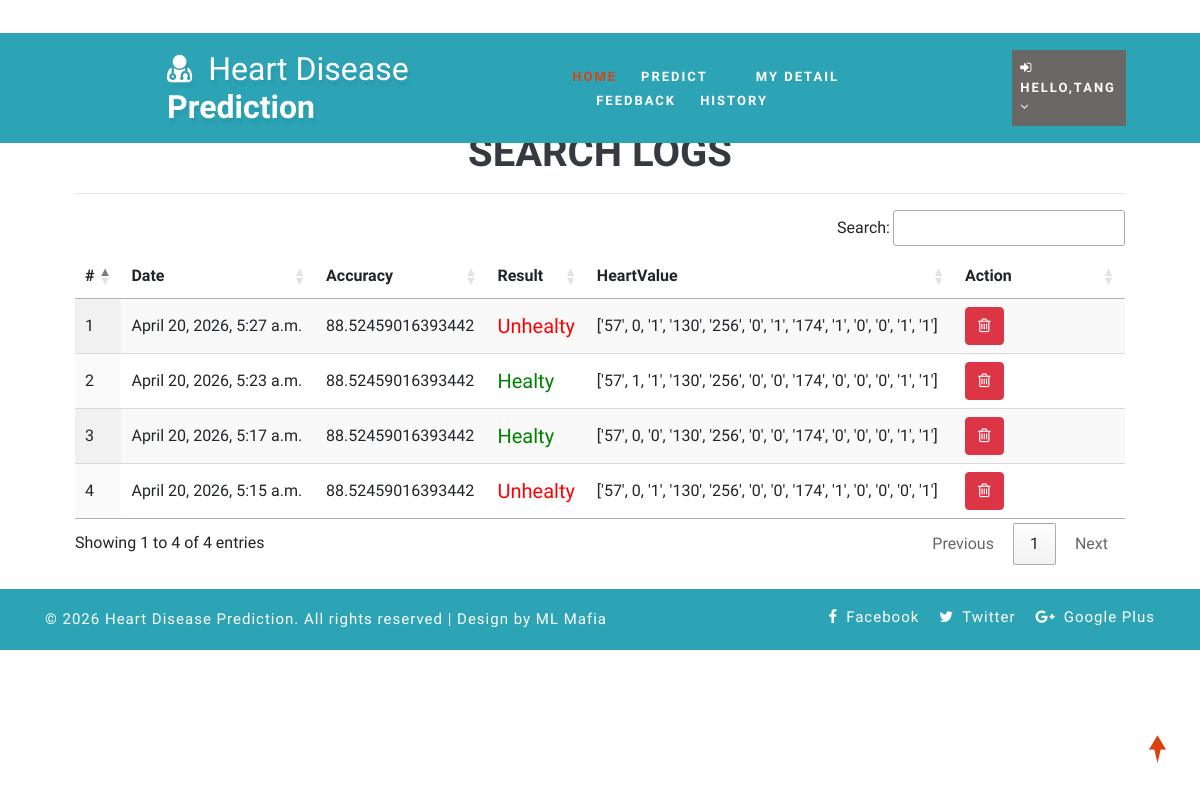
Screenshot of /view_search_pat (signed in) with the database file from the repository.
### health/models.py (models this page shows, shortened)
class Search_Data(models.Model):
    patient = models.ForeignKey(Patient, on_delete=models.CASCADE, null=True)
    prediction_accuracy = models.CharField(max_length=100,null=True,blank=True)
    result = models.CharField(max_length=100,null=True,blank=True)
    values_list = models.CharField(max_length=100,null=True,blank=True)
    created = models.DateTimeField(auto_now=True,null=True)

### health/views.py (the view)
# urls.py: path('view_search_pat', view_search_pat,name="view_search_pat"),
@login_required(login_url="login")
def view_search_pat(request):
    user = request.user
    if Doctor.objects.filter(user=user).exists():
        doc  = Doctor.objects.get(user=user)
        data = Search_Data.objects.filter(
            patient__address__icontains=doc.address
        ).order_by('-id')
    elif Patient.objects.filter(user=user).exists():
        pat  = Patient.objects.get(user=user)
        data = Search_Data.objects.filter(patient=pat).order_by('-id')
    else:
        data = Search_Data.objects.all().order_by('-id')
    return render(request, 'view_search_pat.html', {'data': data})

### health/templates/view_search_pat.html
{% extends 'index.html' %}
{% load static %}
{% block body %}
<div class="container-fluid" style="width:90%;margin-top:8%">
                    <div class="container-fluid">
                        <h1 align="center" class="w3ls-title text-uppercase text-dark font-weight-bold">Search Logs</h1>
                         </div><hr>
                                <table id="example" class="display" style="width:100%">
                                  <thead>
                                    <tr>
                                      <th>#</th>
                                      {% if request.user.patient_set.all.0 %}
                                      <th>Date</th>
                                      {% else %}
                                      <th>Patient Name</th>
                                      {% endif %}
                                      <th>Accuracy</th>
                                      <th>Result</th>
                                      <th>HeartValue</th>
                                      <th>Action</th>
                                  </tr>
                              </thead>
                              <tbody>
                              {% for i in data %}
                                <tr>
                                  <td>{{forloop.counter}}</td>
                                  {% if request.user.patient_set.all.0 %}
                                    <td>{{i.created}}</td>
                                  {% else %}
                                  <td>{{i.patient.user.first_name}} {{i.patient.user.last_name}}</td>
                                  {% endif %}
                                    <td>{{i.prediction_accuracy}}</td>
                                    <td>{% if i.result == "0" %}
                                      <h5 style="color:green">Healty</h5>
                                      {% else %}
                                      <h5 style="color:red">Unhealty</h5>
                                  {% endif %}
                                  </td>
                                  <td>{{i.values_list}}</td>
                                  <td style="width:150px">
                                      <a href="/delete_searched/{{i.id}}" ><button class="btn btn-danger" onclick="return confirm('Are you sure?')"><i class="fa fa-trash-o"></i></button></a></td>
                              </tr>
                              {% endfor %}
                          </tbody>
                      </table>
                  </div>
{% endblock %}

### health/templates/index.html (shortened to what this page needs)
<!DOCTYPE html>
{% load static %}
<html lang="zxx">
<head>
	<link rel="stylesheet" href="{% static 'css/bootstrap.css' %}">
	<link href="{% static 'css/css_slider.css' %}" type="text/css" rel="stylesheet" media="all">
	<link rel="stylesheet" href="{% static 'css/style.css' %}" type="text/css" media="all" />
	<link href="{% static 'css/font-awesome.min.css' %}" rel="stylesheet">
<link rel='stylesheet' type='text/css' href="https://cdn.datatables.net/1.10.21/css/jquery.dataTables.min.css">
<link rel='stylesheet' type='text/css' href="https://cdn.datatables.net/buttons/1.6.2/css/buttons.dataTables.min.css">
</head>
<body>
	<div id="home" style="margin-bottom:2%">
		<header>
			<div class="top-bar py-3">
				<div class="container">
					<div class="row">
						<div class="col-xl-7 col-lg-6 col-md-4 top-social-agile text-md-right text-center mt-md-0 mt-2">
							<div class="row">
								<div class="col-xl-3 col-lg-4 col-6 top-w3layouts p-md-0 text-right">
								</div>
								<div class="col-xl-3 col-lg-4 col-6 header-w3layouts text-md-right text-left">
								</div>
							</div>
						</div>
					</div>
				</div>
			</div>
		</header>
		<div class="main-top" style="background:rgb(44, 164, 182)">
			<div class="container-fluid">
				<div class="header d-md-flex justify-content-between align-items-center py-3">
					<div id="logo" style="margin-left:13%">
						<h1>
							<a href="index.html">
								<span class="fa fa-user-md mr-2"></span>
								<span class="logo-sp">Heart Disease</span> Prediction
							</a>
						</h1>
					</div>
					{% if request.user.is_staff %}
					<div class="nav_w3ls" style="margin-right:4%">
						<nav>
							<label for="drop1" class="toggle">Menu</label>
							<input type="checkbox" id="drop1" />
							<ul class="menu" style="padding:15px;width:100%">
								<li class="mx-lg-4 mx-md-3 my-md-0 my-2"><a href="{% url 'admin_home' %}" >Home</a></li>
								<li>
									<label for="drop-2" class="toggle toogle-2"> <span class="fa fa-angle-down" aria-hidden="true"></span>
									</label>
									<a href="#"> Doctor <span class="fa fa-angle-down" aria-hidden="true"></span></a>
									<ul style="margin-top:2%;width:40%;margin-right:0%">
										<li style="width:100%;"><a href="/add_doctor" class="drop-text">Add Doctor</a></li>
										<li style="width:100%;"><a href="/view_doctor" class="drop-text">View Doctor</a></li>
									</ul>
								</li>
								<li class="mx-lg-4 mx-md-3 my-md-0 my-2"><a href="/view_patient">Patient</a></li>
								<li class="mx-lg-4 mx-md-3 my-md-0 my-2">
									<a href="/view_search_pat">Searched Data</a></li>
								<li><a href="/view_feedback">Feedback</a></li>
							</ul>
						</nav>
					</div>
					<div class="nav_w3ls" style="margin-right:3%">
						<nav>
							<label for="drop2" class="toggle">Menu</label>
							<input type="checkbox" id="drop2" />
							<ul class="menu">
								<li class="mx-lg-4 mx-md-3 my-md-0 my-2" style="background:red;padding:8px">
									<label for="drop-2" class="toggle toogle-2"> <span class="fa fa-angle-down" aria-hidden="true"></span>
									</label>
									<a href="#"><i class="fa fa-user"></i> {{request.user.username}} <span class="fa fa-angle-down" aria-hidden="true"></span></a>
									<ul style="margin-top:10%;width:80%;margin-right:5%">
										<li style="width:100%;"><a href="{% url 'change_password' %}" class="drop-text">Password</a></li>
										<li style="width:100%;"><a href="{% url 'logout' %}" class="drop-text">Logout</a></li>
									</ul>
								</li>
							</ul>
						</nav>
					</div>
					{% elif request.user.patient_set.all.0 %}
					<div class="nav_w3ls" style="margin-left:5%;font-weight:bold">
						<nav>
							<ul class="menu" style="padding:15px;width:100%">
								<li><a href="{% url 'patient_home' %}" class="active">Home</a></li>
								<li class="mx-lg-4 mx-md-3 my-md-0 my-2"><a href="/add_heartdetail">Predict</a></li>
								<li class="mx-lg-4 mx-md-3 my-md-0 my-2"><a href="/profile_doctor">My Detail</a></li>
								<li class="mx-lg-4 mx-md-3 my-md-0 my-2"><a href="/sent_feedback">Feedback</a></li>
								<li><a href="/view_search_pat">History</a></li>
							</ul>
						</nav>
					</div>
					<div class="nav_w3ls" style="margin-right:3%">
						<nav>
							<ul class="menu">
								<li class="mx-lg-4 mx-md-3 my-md-0 my-2" style="background:#6a6767;padding:8px">
									<a href="#"><i class="fa fa-sign-in"></i> Hello,{{request.user.username}} <span class="fa fa-angle-down" aria-hidden="true"></span></a>
								</li>
							</ul>
						</nav>
					</div>
					{% endif %}
				</div>
			</div>
		</div>
		{% block body %}
		{% endblock %}
	</div>
	<div class="copy-w3pvt" style="background:rgb(44, 164, 182);color:white">
		<div class="container py-3">
			<div class="row">
				<div class="col-lg-7 w3ls_footer_grid1_left text-lg-left text-center">
					<p style="color:white">&copy; 2026 Heart Disease Prediction. All rights reserved | Design by ML Mafia</a>
					</p>
				</div>
				<div class="col-lg-5 w3ls_footer_grid_left1_pos text-lg-right text-center mt-lg-0 mt-2">
					<ul style="color:white">
						<li>
							<a href="#" style="color:white" class="facebook">
								<span class="fa fa-facebook-f mr-2"></span>Facebook</a>
						</li>
						<li class="mx-3">
							<a href="#" style="color:white" class="twitter">
								<span class="fa fa-twitter mr-2"></span>Twitter</a>
						</li>
						<li>
							<a href="#" style="color:white" class="google">
								<span class="fa fa-google-plus mr-2"></span>Google Plus</a>
						</li>
					</ul>
				</div>
			</div>
		</div>
	</div>
	<a href="#home" style="color:white" class="move-top text-center"></a>
</body>
</html>

### health/static/css/style.css (style rules this page uses)
body { padding: 0; margin: 0; background: #FFF; font-family: 'Quicksand', sans-serif; }
body a, body button { transition: 0.5s all; -webkit-transition: 0.5s all; -moz-transition: 0.5s all; -o-transition: 0.5s all; -ms-transition: 0.5s all; text-decoration: none; }
html { scroll-behavior: smooth; }
h1, h2, h3, h4, h5, h6 { margin: 0; padding: 0; font-family: 'Mukta', sans-serif; }
p { margin: 0; padding: 0; font-size: 15px; letter-spacing: 1px; line-height: 1.9; color: #999; font-family: 'Quicksand', sans-serif; }
ul, ol { margin: 0; padding: 0; }
a.move-top { width: 34px; height: 34px; background: url(../images/move-top.png) no-repeat; display: inline-block; position: fixed; bottom: 4%; right: 2%; z-index: 0; }
#home { position: relative; }
.main-top { position: absolute; z-index: 999; width: 100%; background: rgba(0, 0, 0, 0.4); }
nav { margin: 0; padding: 0; }
#logo a { float: left; display: initial; font-weight: 700; font-size: 32px; color: #fff; text-shadow: 2px 5px 3px rgba(0, 0, 0, 0.06); padding: 0; }
span.logo-sp { font-weight: 100; }
nav:after { content: ""; display: table; clear: both; }
nav ul { float: right; padding: 0; margin: 0; list-style: none; position: relative; }
nav ul li { margin: 0px; display: inline-block; float: left; }
nav a { padding: 0; color: #fff; font-size: 13px; letter-spacing: 2px; font-weight: 700; text-transform: uppercase; display: inline-block; transition: 0.5s all; -webkit-transition: 0.5s all; -moz-transition: 0.5s all; -o-transition: 0.5s all; -ms-transition: 0.5s all; }
.menu li a.active, .menu li a:hover { color: #2196f3; transition: 0.5s all; -webkit-transition: 0.5s all; -moz-transition: 0.5s all; -o-transition: 0.5s all; -ms-transition: 0.5s all; color: #d84315; }
li>a:only-child:after { content: ''; }
.w3ls_footer_grid_left1_pos ul li, ul.list-part li { display: inline-block; }
.w3ls_footer_grid_left1_pos ul li a { color: #000; text-decoration: none; letter-spacing: 1px; font-size: 15px; }
.w3ls_footer_grid1_left p { color: #484848; font-weight: 500; }

### rows the page displays
Search_Data: created "April 20, 2026, 5:27 a.m.", prediction_accuracy "88.52459016393442", result "Unhealty", values_list "['57', 0, '1', '130', '256', '0', '1', '174', '1', '0', '0', '1', '1']"
Search_Data: created "April 20, 2026, 5:23 a.m.", prediction_accuracy "88.52459016393442", result "Healty", values_list "['57', 1, '1', '130', '256', '0', '0', '174', '0', '0', '0', '1', '1']"
Search_Data: created "April 20, 2026, 5:17 a.m.", prediction_accuracy "88.52459016393442", result "Healty", values_list "['57', 0, '0', '130', '256', '0', '0', '174', '0', '0', '0', '1', '1']"
Search_Data: created "April 20, 2026, 5:15 a.m.", prediction_accuracy "88.52459016393442", result "Unhealty", values_list "['57', 0, '1', '130', '256', '0', '0', '174', '1', '0', '0', '0', '1']"

### other values shown
{{ request.user.username }} "TANG"
